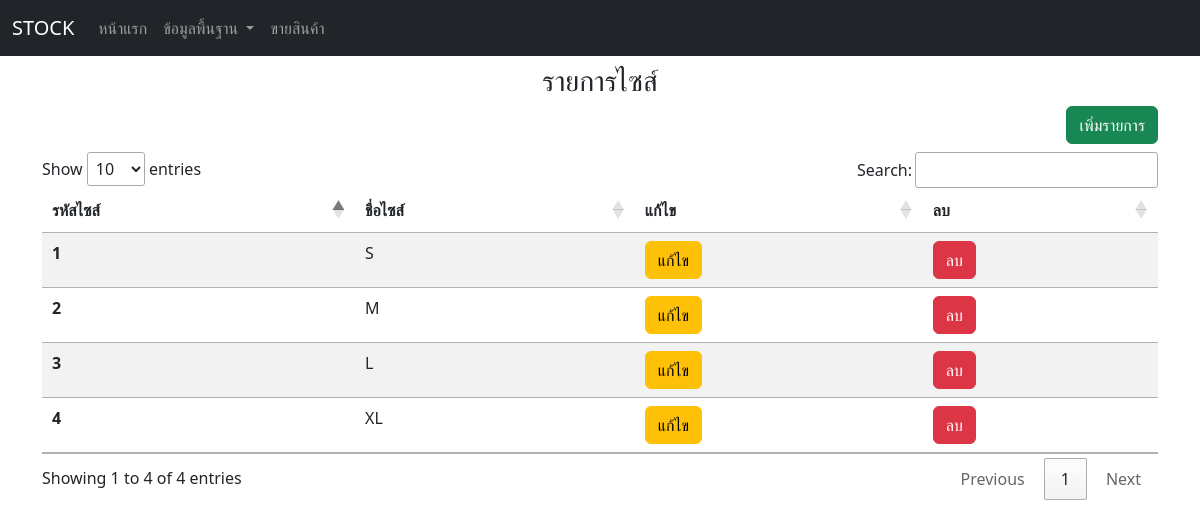
Screenshot of /bs_size with the database file from the repository.
### myapp/models.py (models this page shows, shortened)
class STK_SIZE(models.Model):
    SIZE_NAME = models.CharField(max_length=100)

### myapp/views.py (the view)
# urls.py: path('bs_size',views.bs_size, name="bs_size"),
def bs_size(request):
    all_STK_SIZE = STK_SIZE.objects.all()
    return render(request, "bs_size.html", {"all_STK_SIZE": all_STK_SIZE})

### myapp/templates/bs_size.html (shortened to what this page needs)
{% extends "base.html" %}
{% block content %}
<h3 class="text-center">รายการไซส์</h3>
<div class="text-end mb-2">
  <a href="/fr_size" type="button" class="btn btn-success">เพิ่มรายการ</a>
</div>
<table id="myTable" class="table table-striped table-hover">
  <thead>
    <tr>
      <th scope="col">รหัสไซส์</th>
      <th scope="col">ชื่อไซส์</th>
      <th scope="col">แก้ไข</th>
      <th scope="col">ลบ</th>
    </tr>
  </thead>
  <tbody>
    {% for STK_SIZE in all_STK_SIZE %}
    <tr>
      <th scope="row">{{ STK_SIZE.id }}</th>
      <td>{{ STK_SIZE.SIZE_NAME }}</td>
      <td><a href="{% url 'ed_size' STK_SIZE.id %}" class="btn btn-warning">แก้ไข</a></td>
      <td>
        <form action="{% url 'de_size' STK_SIZE.id %}" method="post"
          onsubmit="return confirm('คุณต้องการลบข้อมูลรายการประเภท {{ STK_SIZE.SIZE_NAME }} ?')">
          <button type="submit" class="btn btn-danger">ลบ</button>
        </form>
      </td>
    </tr>
    {% endfor %}
  </tbody>
</table>
{% endblock %}

### rows the page displays
STK_SIZE: id "1", SIZE_NAME "S"
STK_SIZE: id "2", SIZE_NAME "M"
STK_SIZE: id "3", SIZE_NAME "L"
STK_SIZE: id "4", SIZE_NAME "XL"
